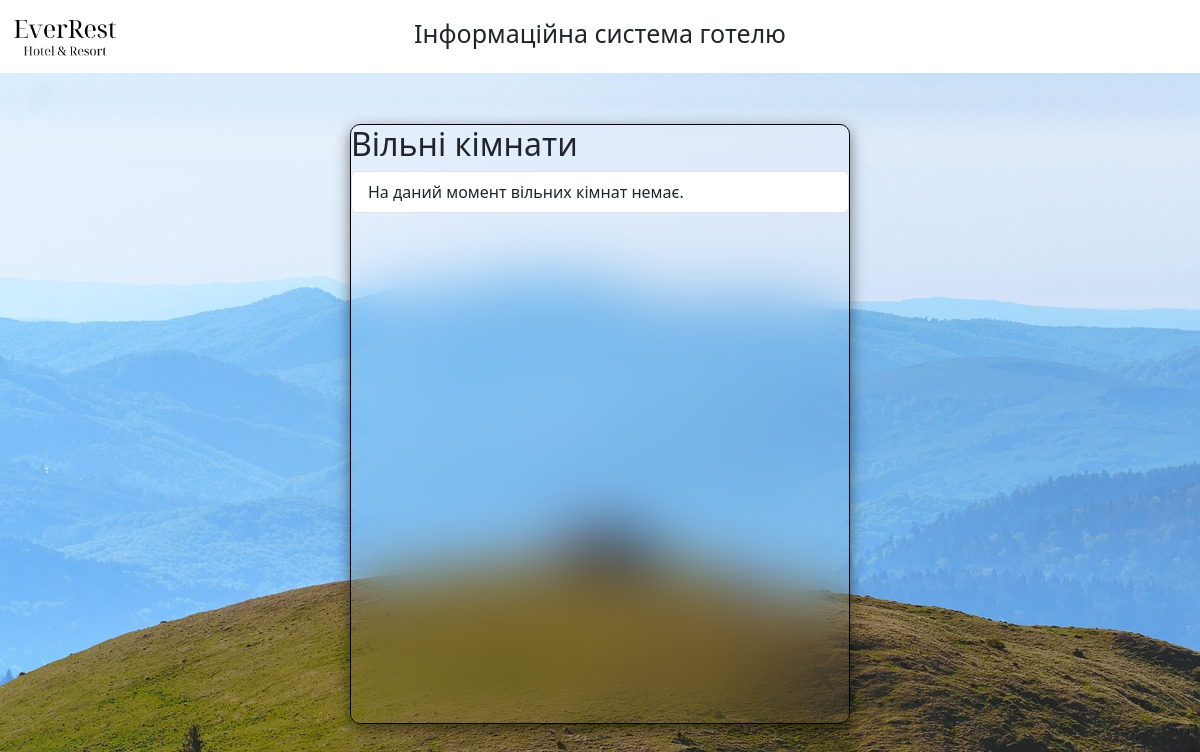
The app's page /free-rooms/ (signed in), older data.
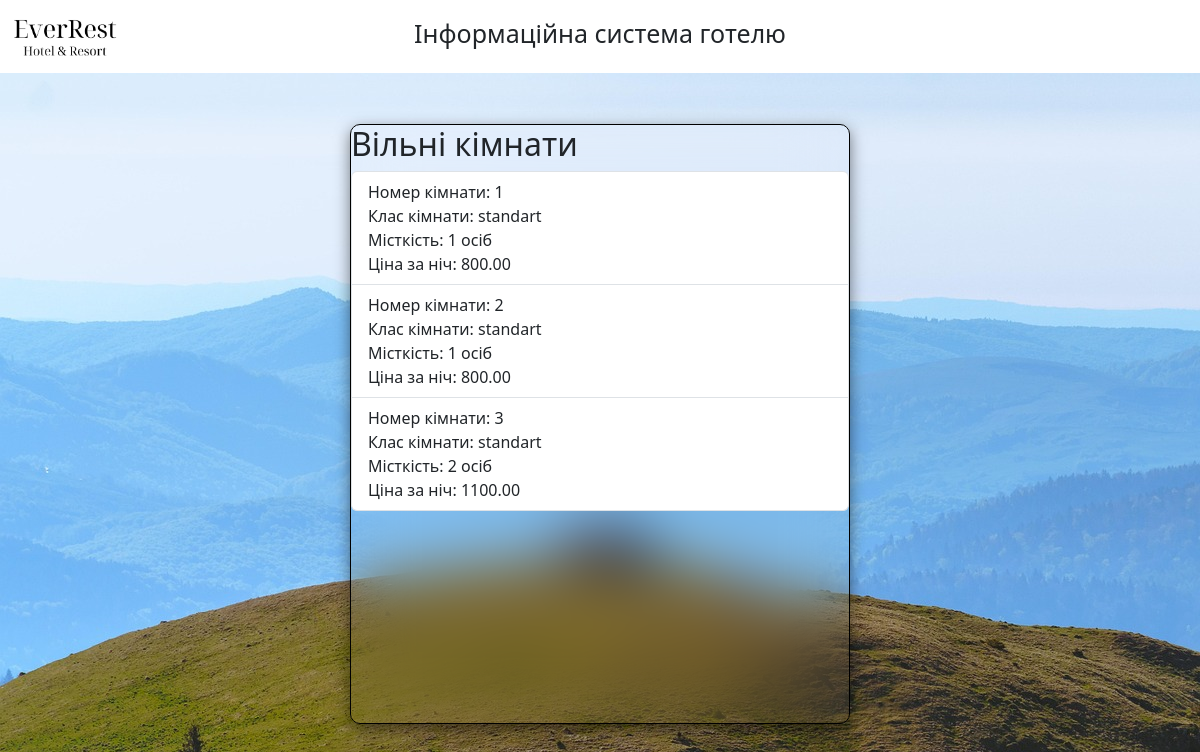
The same page, newer data.
### main/models.py (models this page shows, shortened)
class Room(models.Model):
    room_id = models.CharField('Номер кімнати', max_length=10, unique=True)
    room_class = models.CharField('Клас кімнати', max_length=50, choices=[
        ('standart', 'Стандарт'),
        ('premium', 'Преміум'),
    ])
    capacity = models.IntegerField('Місткість кімнати')
    cost = models.DecimalField('Ціна за ніч', max_digits=8, decimal_places=2)
    status = models.CharField('Статус кімнати', max_length=20, default='available', choices=[
        ('available', 'Доступна'),
        ('unavailable', 'Зайнята'),
    ])
    client = models.ForeignKey(Client, on_delete=models.SET_NULL, null=True, blank=True, verbose_name='Клієнт')

### main/views.py (the view)
# urls.py: path('free-rooms/', views.free_rooms_view, name='free_rooms'),
@login_required
def free_rooms_view(request):
    free_rooms = Room.objects.filter(status='available')
    context = {
        'free_rooms': free_rooms,
    }
    return render(request, 'free_rooms.html', context)

### main/templates/free_rooms.html (shortened to what this page needs)
{% extends 'layout.html' %}
{% block content %}
<div class="block1">
    <h2>Вільні кімнати</h2>
    <ul class="list-group">
    {% for room in free_rooms %}
        <li class="list-group-item">
            Номер кімнати: {{ room.room_id }}<br>
            Клас кімнати: {{ room.room_class }}<br>
            Місткість: {{ room.capacity }} осіб<br>
            Ціна за ніч: {{ room.cost }}
        </li>
    {% empty %}
        <li class="list-group-item">На даний момент вільних кімнат немає.</li>
    {% endfor %}
    </ul>
</div>
{% endblock %}

Row changes from the older to the newer data that the page shows:
added Room: room_id "1", room_class "standart", capacity "1", cost "800.00"
added Room: room_id "2", room_class "standart", capacity "1", cost "800.00"
added Room: room_id "3", room_class "standart", capacity "2", cost "1100.00"
Text that changed along with them:
text no longer shown: "На даний момент вільних кімнат немає."
